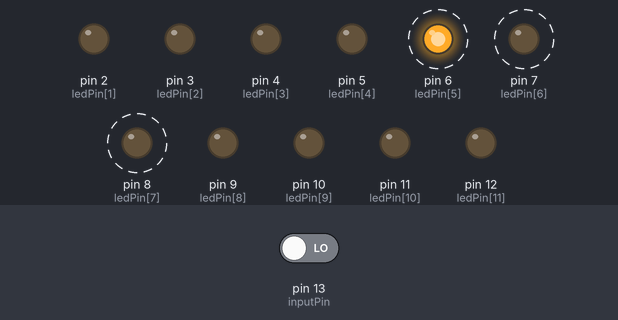
A sketch run on a simulated Arduino Uno, built with avr-gcc and run on an emulated ATmega328P. Shown: output pins drawn as LEDs (lit = HIGH). Dashed ring = blinking. Inputs (shaded band) come from the test bench; at power-on: pin 13 (inputPin) LOW. What the sketch prints to the serial monitor is not drawn.

Above: at 1.26 s.
1.3 s: pin 13 (inputPin) driven HIGH
At 2.1 s:
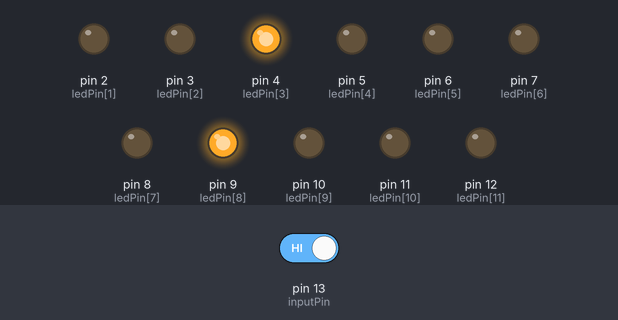
2.8 s: pin 13 (inputPin) driven LOW
At 3.15 s:
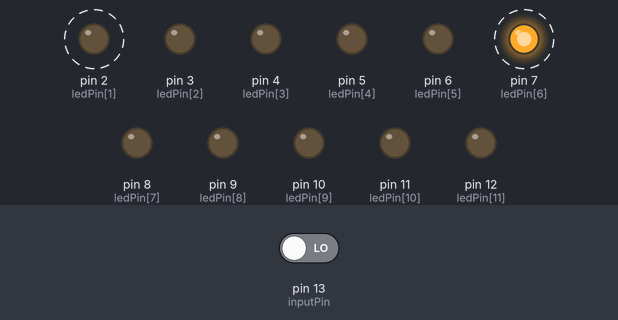
At 4.16 s:
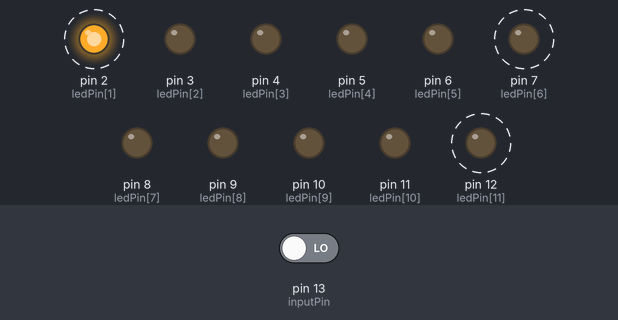
Timing chart, 0 to 11.8 s (numbered marks = the images above; inputs shaded):
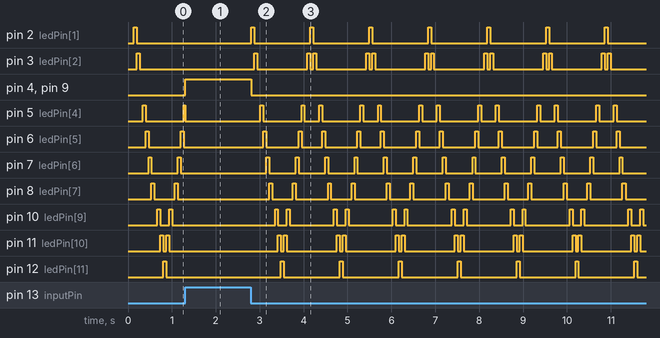

The sketch:

sketch_sep24d.ino
```cpp
byte ledPin[] = {1,2,3,4, 5, 6, 7, 8, 9, 10, 11, 12};
int ledDelay(65); // delay between changes

int direction = 1;
int currentLED = 0;
unsigned long changeTime;
int inputPin=13;
void setup() {
  // put your setup code here, to run once:
pinMode(inputPin, INPUT);
Serial.begin(9600);
for (int x=1; x<12; x++) {
pinMode(ledPin[x], OUTPUT); }
changeTime = millis();
}

void loop() {
  // put your main code here, to run repeatedly:
int val = digitalRead(inputPin);
Serial.println(val);
 if ((millis() - changeTime) > ledDelay) {
  changeLED();
changeTime = millis();

  }
if(val==HIGH){


   digitalWrite(ledPin[1], LOW);
  digitalWrite(ledPin[2], LOW);
  digitalWrite(ledPin[4], LOW);
  digitalWrite(ledPin[5], LOW);
  digitalWrite(ledPin[6], LOW);
  digitalWrite(ledPin[7], LOW);
  digitalWrite(ledPin[9], LOW);
  digitalWrite(ledPin[10], LOW);
  digitalWrite(ledPin[11], LOW);
  digitalWrite(ledPin[12], LOW);
 digitalWrite(ledPin[3], HIGH);
  digitalWrite(ledPin[8], HIGH);
}
else if (val == LOW){

  // digitalWrite(ledPin[1], HIGH);
  //digitalWrite(ledPin[2], HIGH);
  //digitalWrite(ledPin[4], HIGH);
  //digitalWrite(ledPin[5], HIGH);
  //digitalWrite(ledPin[6], HIGH);
  //digitalWrite(ledPin[7], HIGH);
  //digitalWrite(ledPin[9], HIGH);
  //digitalWrite(ledPin[10], HIGH);
  //digitalWrite(ledPin[11], HIGH);
  //digitalWrite(ledPin[12], HIGH);
  digitalWrite(ledPin[3], LOW);
  digitalWrite(ledPin[8], LOW);
}

}
void changeLED() {
// turn off all LED's
for (int x=1; x<12; x++) {
digitalWrite(ledPin[x], LOW);
}
digitalWrite(ledPin[currentLED], HIGH);
currentLED += direction;
// change direction if we reach the end
if (currentLED == 11) {direction = -1;}
if (currentLED == 1) {direction = 1;}
}
```

Measured:
- after the input at 1.3 s, pin 2 (ledPin[1]): stays LOW (without the input it goes to HIGH after 0.17 s); pin 3 (ledPin[2]): stops changing and stays LOW
- after the input at 2.8 s, pin 2 (ledPin[1]): alternates HIGH for 0.07 s and LOW for 1.3 s, starting at once; pin 3 (ledPin[2]): LOW → HIGH after 0.08 s, then repeats every 1.3 s: LOW 1.1 s, HIGH 0.07 s, LOW 0.07 s, HIGH 0.07 s
- by itself, pin 6 (ledPin[5]): alternates HIGH for 0.07 s and LOW for 0.73 s
- by itself, pin 7 (ledPin[6]): alternates HIGH for 0.07 s and LOW for 0.60 s
- by itself, pin 8 (ledPin[7]): alternates HIGH for 0.07 s and LOW for 0.47 s
- by itself, pin 10 (ledPin[9]): alternates HIGH for 0.07 s and LOW for 0.20 s
- by itself, pin 11 (ledPin[10]): alternates HIGH for 0.07 s and LOW for 0.07 s, 4 changes in all, then stays LOW
